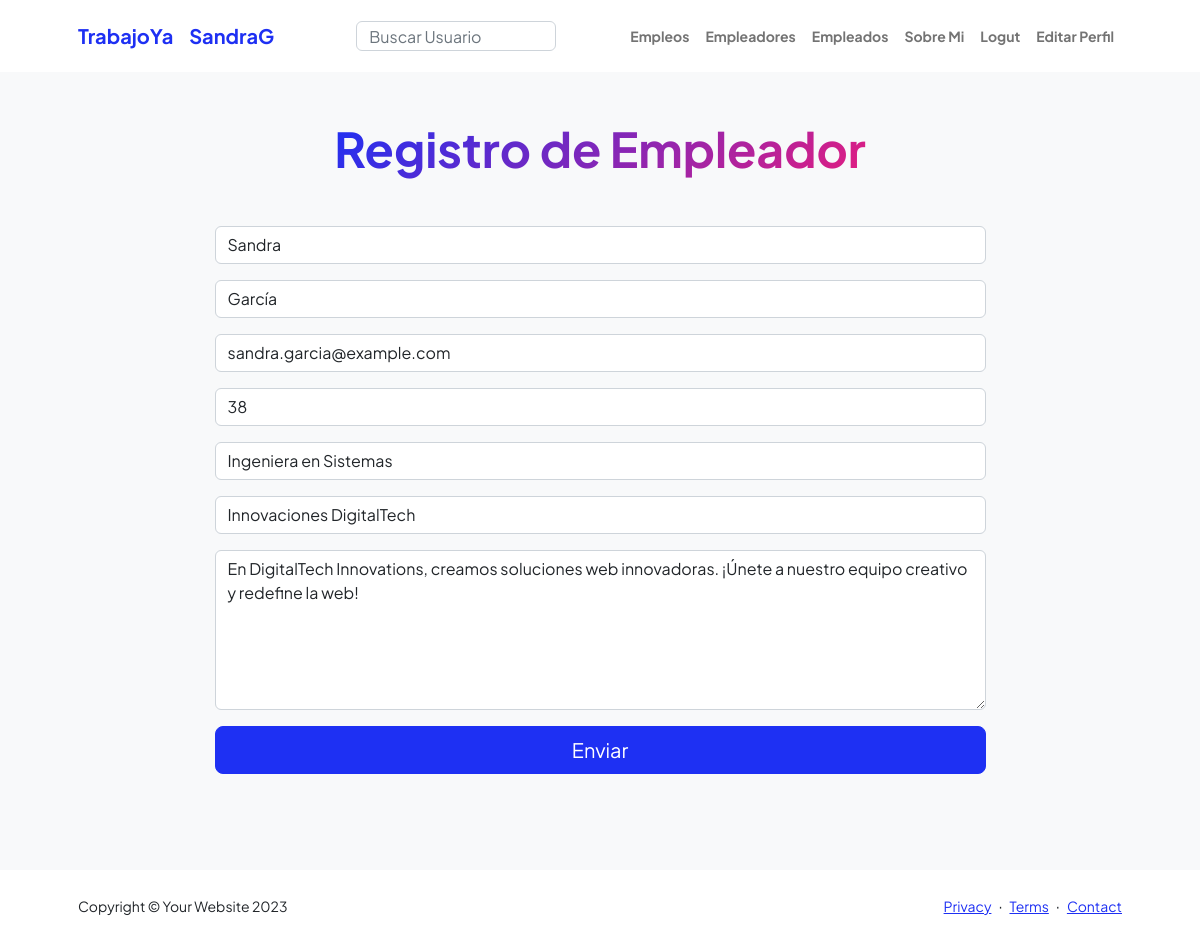
Screenshot of /updateEmpleador/5/ (signed in) with the database file from the repository.
### aplicacion/models.py (models this page shows)
class Empleador(models.Model):
    nombre = models.CharField(max_length=50)
    apellido = models.CharField(max_length=50)
    mail = models.EmailField()
    profesion = models.CharField(max_length=50)
    edad = models.IntegerField()
    nombreEmpresa = models.CharField(max_length=50)
    presentacion = models.TextField()
    user = models.ForeignKey(User, on_delete=models.CASCADE)

### aplicacion/views.py (the view)
# urls.py: path('updateEmpleador/<int:empleador_id>/', updateEmpleador, name='updateEmpleador'),
def updateEmpleador(request, empleador_id):
    empleador = Empleador.objects.get(id=empleador_id)
    if request.method == "POST":
        miForm = EmpleadorForm(request.POST)
        if miForm.is_valid():
            empleador.nombre = miForm.cleaned_data['nombre']
            empleador.apellido = miForm.cleaned_data['apellido']
            empleador.mail = miForm.cleaned_data['mail']
            empleador.profesion = miForm.cleaned_data['profesion']
            empleador.edad = miForm.cleaned_data['edad']
            empleador.nombreEmpresa = miForm.cleaned_data['nombreEmpresa']
            empleador.presentacion = miForm.cleaned_data['presentacion']
            empleador.user=request.user
            empleador.save()
            return redirect(reverse_lazy('lista_empleadores'))
    else:
        miForm = EmpleadorForm(initial={
            'nombre' : empleador.nombre,
            'apellido' : empleador.apellido,
            'mail' : empleador.mail,
            'profesion' : empleador.profesion,
            'edad' : empleador.edad,
            'nombreEmpresa' : empleador.nombreEmpresa,
            'presentacion' : empleador.presentacion,
        })
    return render(request, "aplicacion/empleadorForm.html", {'form': miForm})

### aplicacion/templates/aplicacion/empleadorForm.html (shortened to what this page needs)
{% extends 'aplicacion/base.html' %}
{% block titulo %}
    <div class="text-center mb-5">
        <h1 class="display-5 fw-bolder mb-0"><span class="text-gradient d-inline">Registro de Empleador</span></h1>
    </div>
{% endblock titulo %}
{% block informacion %}
    <form action="" method="POST">
        {{form.as_p}}
        <div class="d-grid">
            <button class="btn btn-primary btn-lg" id="submitButton" type="submit">Enviar</button>
        </div>
    </form>
{% endblock informacion %}

### aplicacion/templates/aplicacion/base.html (shortened to what this page needs)
<!DOCTYPE html>
<html lang="en">
    <head>
        {% load static %}
        <link href="https://cdn.jsdelivr.net/npm/bootstrap-icons@1.8.1/font/bootstrap-icons.css" rel="stylesheet" />
        <link href="https://cdn.jsdelivr.net/npm/bootstrap@5.3.1/dist/css/bootstrap.min.css" rel="stylesheet" />
        <link href="{% static 'aplicacion/css/styles.css' %}" rel="stylesheet" />
    </head>
    <body class="d-flex flex-column h-100 bg-light">
        <main class="flex-shrink-0">
            <nav class="navbar navbar-expand-lg navbar-light bg-white py-3">
                <div class="container px-5">
                    <a class="navbar-brand" href="/inicio/" id="enlace-inicio" ><span class="fw-bolder text-primary">TrabajoYa</span></a>
                    {% if user.is_authenticated %}
                        <a class="navbar-brand" href="/perfil/" id="enlace-inicio" ><span class="fw-bolder text-primary">{{user.username}}</span></a>
                    {% endif %}
                    <div class="collapse navbar-collapse" id="navbarSupportedContent">
                        <ul class="navbar-nav ms-auto mb-2 mb-lg-0 small fw-bolder">
                            <form action="{% url 'lista_usuarios' %}" method="GET" class="text-center">
                                <input type="text" name="username" placeholder="Buscar Usuario" class="form-control form-end" style="width: 200px; height:30px;">
                            </form>
                         </ul>
                        <ul class="navbar-nav ms-auto mb-2 mb-lg-0 small fw-bolder">
                           <li class="nav-item"><a class="nav-link" href="/lista_empleos/" id="enlace-empleos">Empleos</a></li>
                           <li class="nav-item"><a class="nav-link" href="/lista_empleadores/" id="enlace-empleadores">Empleadores</a></li>
                            <li class="nav-item"><a class="nav-link" href="/lista_empleados/" id="enlace-empleados">Empleados</a></li>
                            <li class="nav-item"><a class="nav-link" href="/sobreMi/" id="enlace-empleados">Sobre Mi</a></li>
                            {% if user.is_authenticated %}
                                <li class="nav-item"><a class="nav-link" href="/logout/" id="enlace-logout">Logut</a></li>
                                <li class="nav-item"><a class="nav-link" href="/editar_perfil/" id="enlace-editarPerfil">Editar Perfil</a></li>
                            {% else %}
                                <li class="nav-item"><a class="nav-link" href="/login/" id="enlace-login">Login</a></li>
                                <li class="nav-item"><a class="nav-link" href="/registro/" id="enlace-registro">Registro</a></li>
                            {% endif %}
                        </ul>
                    </div>
                </div>
            </nav>
            <div class="container px-5 my-5">
                {% block titulo %}{% endblock titulo %}
                <div class="row gx-5 justify-content-center">
                    <div class="col-lg-11 col-xl-9 col-xxl-8">
                        <section>
                            {% block informacion %}{% endblock informacion %}
                        <div class="pb-5"></div>
                    </div>
                </div>
            </div>
        </main>
        <footer class="bg-white py-4 mt-auto">
            <div class="container px-5">
                <div class="row align-items-center justify-content-between flex-column flex-sm-row">
                    <div class="col-auto"><div class="small m-0">Copyright &copy; Your Website 2023</div></div>
                    <div class="col-auto">
                        <a class="small" href="#!">Privacy</a>
                        <span class="mx-1">&middot;</span>
                        <a class="small" href="#!">Terms</a>
                        <span class="mx-1">&middot;</span>
                        <a class="small" href="#!">Contact</a>
                    </div>
                </div>
            </div>
        </footer>
    </body>
</html>

### rows the page displays
Empleador: nombre "Sandra", apellido "García", mail "sandra.garcia@example.com", edad "38", profesion "Ingeniera en Sistemas", nombreEmpresa "Innovaciones DigitalTech", presentacion "En DigitalTech Innovations, creamos soluciones web innovadoras. ¡Únete a nuestro equipo creativo y redefine la web!"

### other values shown
{{ user.username }} "SandraG"
